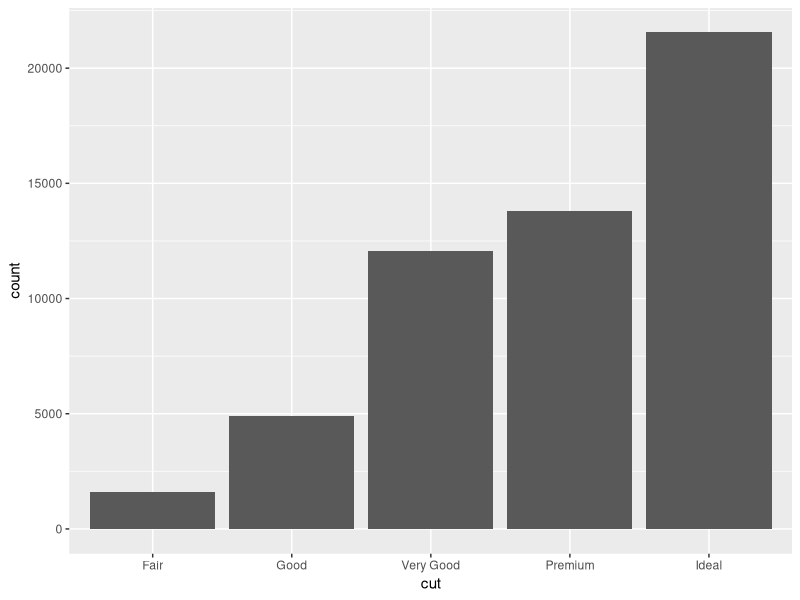
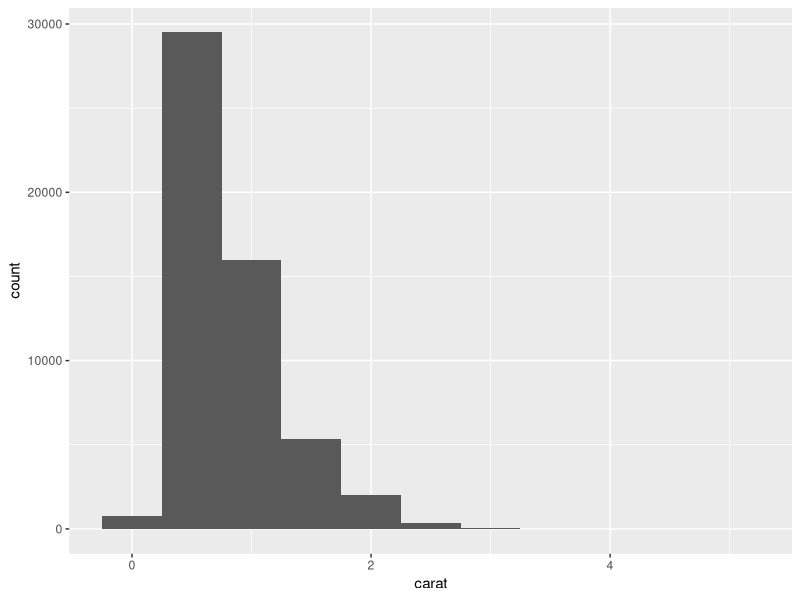
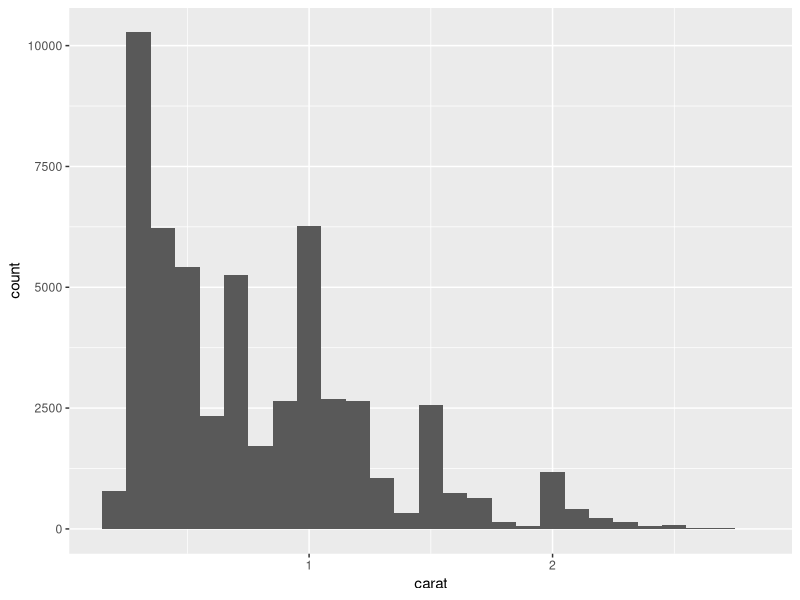
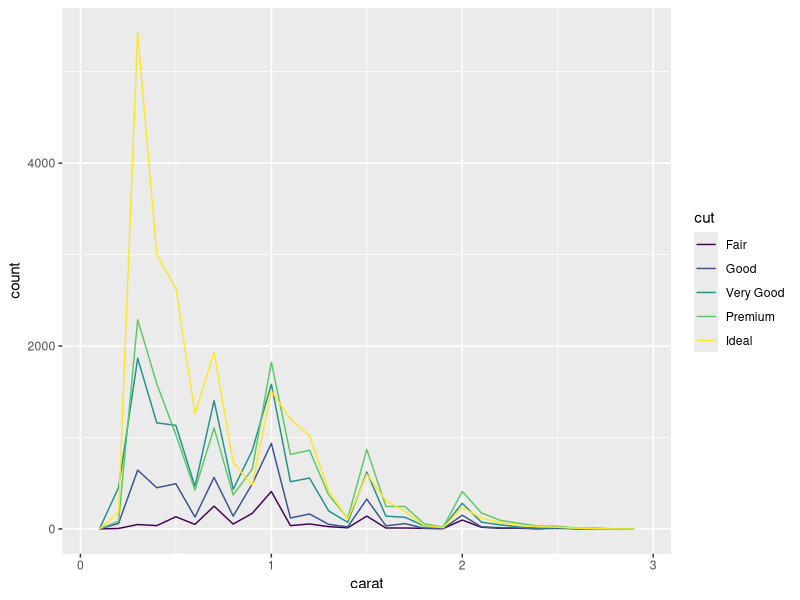

These charts were generated, in order, by the following R code:
#-----------------------------
# Exploratory Data Analysis
#-----------------------------
# 7.1 Introduction
# 
# This chapter will show you how to use visualisation and transformation to explore your data in a 
# systematic way, a task that statisticians call exploratory data analysis, or EDA for short. 
#
# EDA is an iterative cycle. You:
# 1. Generate questions about your data.
# 2. Search for answers by visualising, transforming, and modelling your data.
# 3. Use what you learn to refine your questions and/or generate new questions.
# 
# EDA is not a formal process with a strict set of rules. More than anything, EDA is a state of mind. 
# During the initial phases of EDA you should feel free to investigate every idea that occurs to you. 
# Some of these ideas will pan out, and some will be dead ends. As your exploration continues, you will 
# home in on a few particularly productive areas that you’ll eventually write up and communicate to others.
# 
# EDA is an important part of any data analysis, even if the questions are handed to you on a platter, 
# because you always need to investigate the quality of your data. Data cleaning is just one application 
# of EDA: you ask questions about whether your data meets your expectations or not. To do data cleaning, 
# you’ll need to deploy all the tools of EDA: visualisation, transformation, and modelling.
#-------------------------
#  7.1.1 Prerequisites
#-------------------------
# In this chapter we’ll combine what you’ve learned about dplyr and ggplot2 to interactively ask questions, 
# answer them with data, and then ask new questions.
library(tidyverse)
#
# “There are no routine statistical questions, only questionable statistical routines.” — Sir David Cox
#
# “Far better an approximate answer to the right question, which is often vague, than an exact answer to 
# the wrong question, which can always be made precise.” — John Tukey
#
# There is no rule about which questions you should ask to guide your research. However, two types of 
# questions will always be useful for making discoveries within your data. 
# You can loosely word these questions as:
#
# 1. What type of variation occurs within my variables?
# 2. What type of covariation occurs between my variables?
#
# Let’s define some terms:
#
# A variable is a quantity, quality, or property that you can measure.
# A value is the state of a variable when you measure it. The value of a variable may change from 
# measurement to measurement.
# 
# An observation is a set of measurements made under similar conditions (you usually make all of the 
# measurements in an observation at the same time and on the same object). An observation will contain 
# several values, each associated with a different variable. I’ll sometimes refer to an observation as 
# a data point.
# 
# Tabular data is a set of values, each associated with a variable and an observation. Tabular data is tidy if 
# each value is placed in its own “cell”, each variable in its own column, and each observation in its own row.
# 
# So far, all of the data that you’ve seen has been tidy. In real-life, most data isn’t tidy, so we’ll come back 
# to these ideas again in tidy data.
#
#-----------------------
# 7.3 Variation
#-----------------------
# Variation is the tendency of the values of a variable to change from measurement to measurement. You can see 
# variation easily in real life; if you measure any continuous variable twice, you will get two different results. 
# This is true even if you measure quantities that are constant, like the speed of light. 
#
# Each of your measurements will include a small amount of error that varies from measurement to measurement. 
# Categorical variables can also vary if you measure across different subjects (e.g. the eye colors of different 
# people), or different times (e.g. the energy levels of an electron at different moments). 
# 
# Every variable has its own pattern of variation, which can reveal interesting information. 
#
# The best way to understand that pattern is to visualise the distribution of the variable’s values.
#
#-------------------------------------
# 7.3.1 Visualising distributions
#-------------------------------------
# How you visualise the distribution of a variable will depend on whether the variable is categorical or continuous. 
# A variable is categorical if it can only take one of a small set of values. In R, categorical variables are 
# usually saved as factors or character vectors. 
#
# We will be working with the diamonds dataset, so let’s take a minute to familiarize ourselves with it. 
# This built-in dataset is available when the ggplot2 package is loaded. Loading the tidyverse package will 
# automatically load ggplot2.
View(diamonds)
head(diamonds)
#
#------------------------------------------
# Distribution of a categorical variable
#------------------------------------------
# To examine the distribution of a categorical variable, use a bar chart:
ggplot(data = diamonds) +
  geom_bar(mapping = aes(x = cut))
#
# The height of the bars displays how many observations occurred with each x value. You can compute these values 
# manually with dplyr::count():
diamonds %>% 
  count(cut)
#
#------------------------------------------
# Distribution of a continuous variable
#------------------------------------------
# A variable is continuous if it can take any of an infinite set of ordered values. Numbers and date-times are 
# two examples of continuous variables. To examine the distribution of a continuous variable, use a histogram:
ggplot(data = diamonds) +
  geom_histogram(mapping = aes(x = carat), binwidth = 0.5)
#
# You can compute this by hand by combining dplyr::count() and ggplot2::cut_width():
diamonds %>% 
  count(cut_width(carat, 0.5))
#
# A histogram divides the x-axis into equally spaced bins and then uses the height of a bar to display the 
# number of observations that fall in each bin. In the graph above, the tallest bar shows that almost 30,000 
# observations have a carat value between 0.25 and 0.75, which are the left and right edges of the bar.
# 
# You can set the width of the intervals in a histogram with the binwidth argument, which is measured in the 
# units of the x variable. You should always explore a variety of binwidths when working with histograms, as 
# different binwidths can reveal different patterns. 
#
# For example, here is how the graph above looks when we zoom into just the diamonds with a size of less than 
# three carats and choose a smaller binwidth.
smaller <- diamonds %>% 
  filter(carat < 3)

ggplot(data = smaller, mapping = aes(x = carat)) +
  geom_histogram(binwidth = 0.1)
#
#
# If you wish to overlay multiple histograms in the same plot, I recommend using geom_freqpoly() instead of 
# geom_histogram(). geom_freqpoly() performs the same calculation as geom_histogram(), but instead of displaying 
# the counts with bars, uses lines instead. 
#
# It’s much easier to understand overlapping lines than bars.
ggplot(data = smaller, mapping = aes(x = carat, colour = cut)) +
  geom_freqpoly(binwidth = 0.1)
#
# There are a few challenges with this type of plot, which we will come back to in visualising a categorical and 
# a continuous variable.
# 
# Now that you can visualise variation, what should you look for in your plots? And what type of follow-up 
# questions should you ask? I’ve put together a list below of the most useful types of information that you 
# will find in your graphs, along with some follow-up questions for each type of information. The key to asking 
# good follow-up questions will be to rely on your curiosity (What do you want to learn more about?) as well as 
# your skepticism (How could this be misleading?).
#
#-------------------------------------
# 7.3.2 Typical Values
#-------------------------------------
# In both bar charts and histograms, tall bars show the common values of a variable, and shorter bars show 
# less-common values. Places that do not have bars reveal values that were not seen in your data. To turn this 
# information into useful questions, look for anything unexpected:
# 
#. Which values are the most common? Why?
#. Which values are rare? Why? Does that match your expectations?
#. Can you see any unusual patterns? What might explain them?
# 
# As an example, the histogram below suggests several interesting questions:
#. Why are there more diamonds at whole carats and common fractions of carats?
#. Why are there more diamonds slightly to the right of each peak than there are slightly to the left of each peak?
#. Why are there no diamonds bigger than 3 carats?
 
























